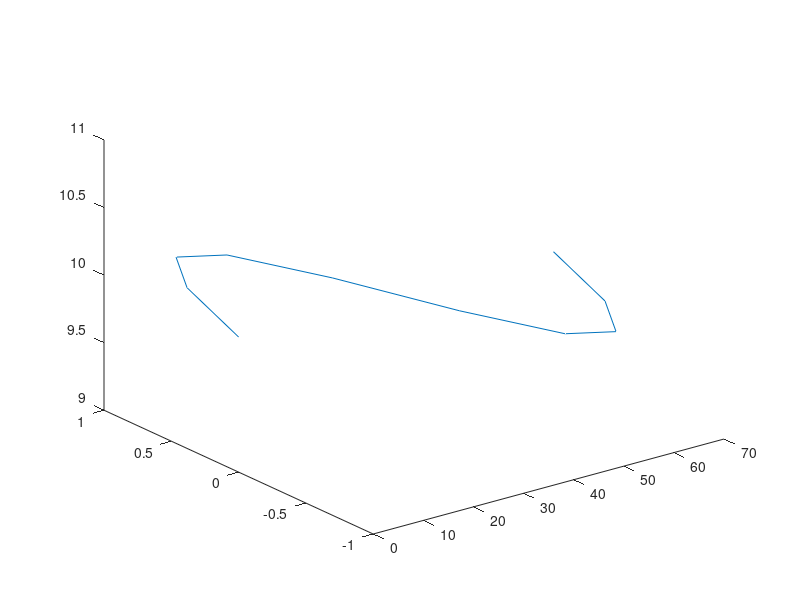

The MATLAB script that drew this image: (Note: this script raises an error after producing the figure.)
detectedLocations_x = num2cell(2*randn(1,40) + (1:40));
detectedLocations_x{1} = [];
  for idx = 16: 25
      detectedLocations_x{idx} = [];
  end

detectedLocations_y = num2cell(2*randn(1,40) + (1:40));
detectedLocations_y{1} = [];
  for idx = 16: 25
      detectedLocations_y{idx} = [];
  end  
detectedLocations_z = num2cell(2*randn(1,40) + (1:40));
detectedLocations_z{1} = [];
  for idx = 16: 25
      detectedLocations_x{idx} = [];
  end
  
x= linspace (0,2*pi*10,10);
y= sin(x);
z= ones(1,10)*10;
%detectedLocations = cat(x,y,z);
ylabel('y');
xlabel('x');
zlabel('z');
plot3(x,y,z);
mat_g =zeros(10,3);
for i = 1:10
    mat_g(i,1) =x(i);
    mat_g(i,2) =y(i);
    mat_g(i,3) =z(i);
end

mat_l =zeros(10,3);


M = makehgtform('translate',[0 0 0],'xrotate',0,'yrotate',0,'zrotate',0);



for i= 1:10
    B=reshape(mat_g(i,:),[],1);
    disp(B);
    disp([0;1;0]);
 
    mat_l(i,:);
    %= global2localcoord(B,'rr',[1;1;1]);
    ret = global2localcoord(B,'rr',[0;0;1]);
    mat_l(i,:)= ret.';
end 

  
%{
figure;
hold on;
ylabel('Location');
ylim([0,50]);
xlabel('Time');
xlim([0,length(detectedLocations)]);
kalman = [];
for idx = 1: length(detectedLocations)
   location = detectedLocations{idx};
   if isempty(kalman)
     if ~isempty(location)

       stateModel = [1 1;0 1];
       measurementModel = [1 0];
       kalman = vision.KalmanFilter(stateModel,measurementModel,'ProcessNoise',1e-4,'MeasurementNoise',4);
      kalman.State = [location, 0];
     end
   else
     trackedLocation = predict(kalman);
     if ~isempty(location)
       plot(idx, location,'k+');
      d = distance(kalman,location);
       title(sprintf('Distance:%f', d));
       trackedLocation = correct(kalman,location);
     else
       title('Missing detection');
     end
     pause(0.2);
     plot(idx,trackedLocation,'ro');
   end
 end
legend('Detected locations','Predicted/corrected locations');


x = 1;
len = 100;
z = x + 0.1 * randn(1,len);


stateTransitionModel = 1;
measurementModel = 1;
obj = vision.KalmanFilter(stateTransitionModel,measurementModel,'StateCovariance',1,'ProcessNoise',1e-5,'MeasurementNoise',1e-2);

z_corr = zeros(1,len);
for idx = 1: len
 predict(obj);
 z_corr(idx) = correct(obj,z(idx));
end



figure, plot(x * ones(1,len),'g-'); 
hold on;
plot(1:len,z,'b+',1:len,z_corr,'r-');
legend('Original signal','Noisy signal','Filtered signal');
%}
